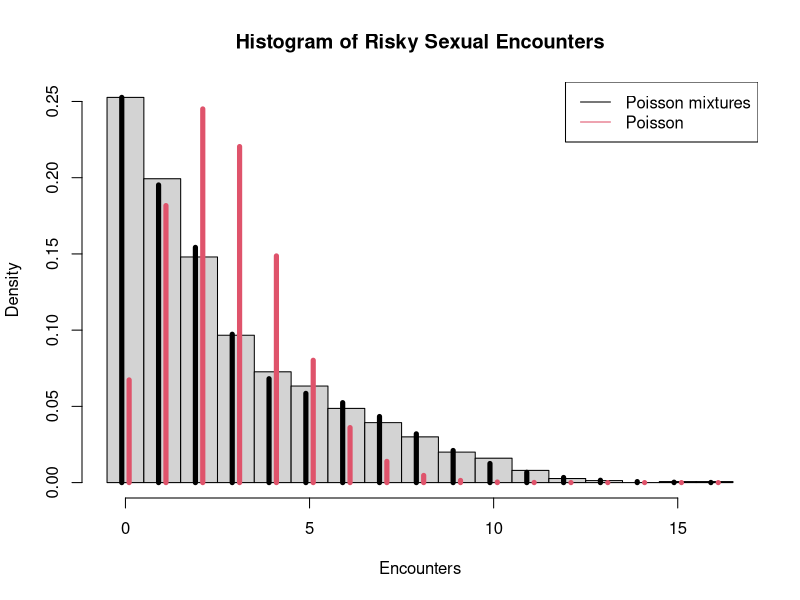
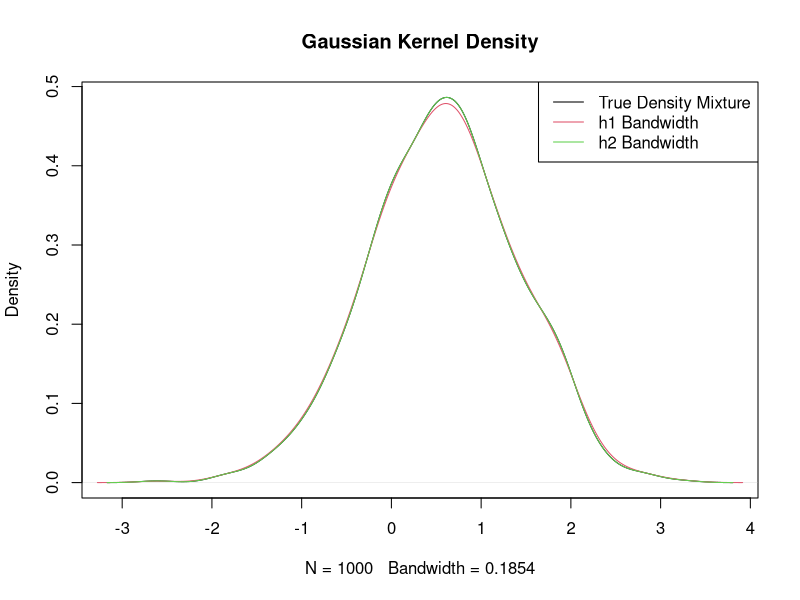
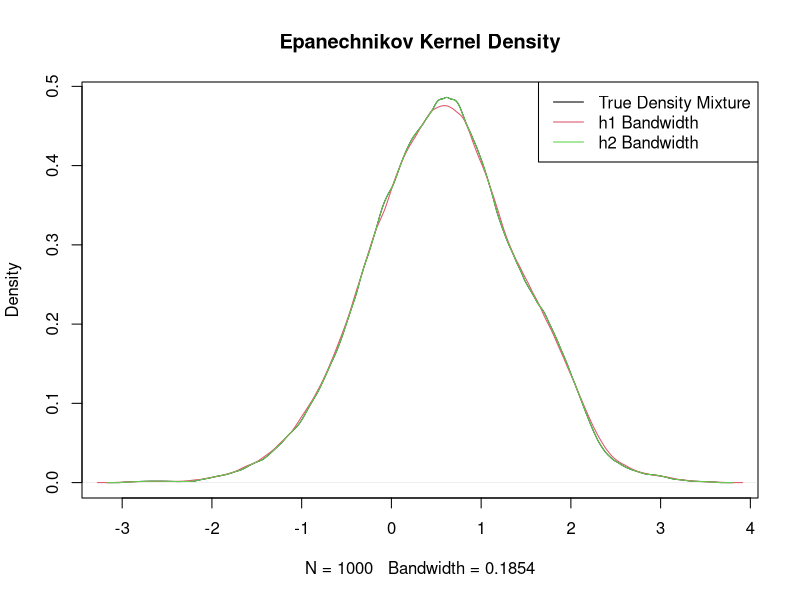
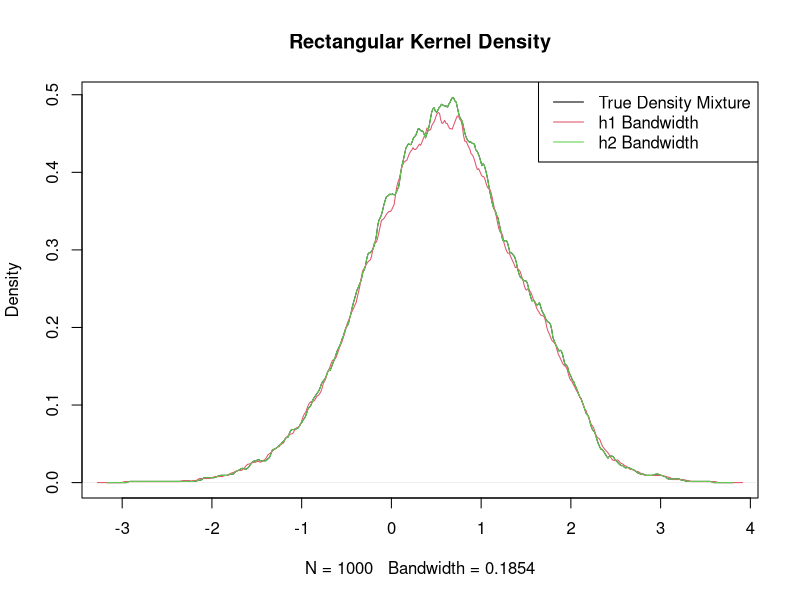
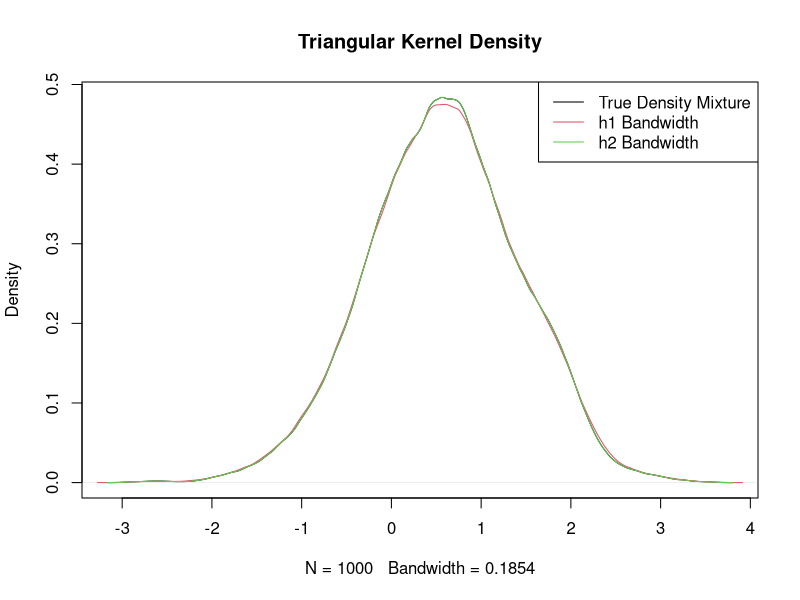

The R script that drew these images, in order:
## ---- chunk 1
knitr::opts_chunk$set(echo = TRUE)
## ---- chunk 2
set.seed(475)
#initialize variables
data = data.frame(enc=0:16,
               freq=c(379,299,222,145,109,95,73,59,45,30,24,12,4,2,0,1,1))
N = sum(data$freq)
y = rep(data$enc,data$freq)
alpha = 0.5
beta = 0.8
mu = 2
lambda = 15
param = c(alpha,beta,mu,lambda)
tol = 1e-10
tol.cur = 100
time = 0
i = 0:16

#EM Algorithm
while(tol.cur > tol){
  pi = (beta*exp(-mu)*mu^i) + ((1-alpha-beta)*exp(-lambda)*lambda^i)
  pi[1] = pi[1] + alpha
  z.stat = alpha/(pi[1])
  t.stat = (beta*(mu^i)*exp(-mu))/pi
  p.stat = ((1-alpha-beta)*exp(-lambda)*lambda^i)/pi
  alpha = (data$freq[1]*z.stat)/N
  beta = sum(data$freq*t.stat)/N
  mu = sum(i*data$freq*t.stat)/sum(data$freq*t.stat)
  lambda = sum(i*data$freq*p.stat)/sum(data$freq*p.stat)
  new.param = c(alpha,beta,mu,lambda)
  tol.cur = sum(abs(new.param-param))
  param = new.param
  time = time + 1
}
param

hist(rep(data$enc,data$freq),breaks=-0.5+c(0:17),freq=F,main = "Histogram of Risky Sexual Encounters",xlab = "Encounters")
#hist(y,freq=F)
z = 0:16
prob = (beta*exp(-mu)*mu^z + (1-alpha-beta)*exp(-lambda)*lambda^z)/(factorial(z))
prob[1] = prob[1]+alpha
for(i in 1:length(z)){
  lines(c(z[i]-0.1,z[i]-0.1),c(0,prob[i]),lwd=5,col=1)
}

pois.hat = mean(y)

for(i in 1:length(z)){
  lines(c(z[i]+0.1,z[i]+0.1),c(0,dpois(z[i],pois.hat)),lwd=5,col=2)
}

legend("topright",c("Poisson mixtures","Poisson"),lty=1,col=1:2)

#standard error
#Use log likelihood at theta.hat values (i.e. new parameter values)

#pairwise correlation
cor(x = param, y = param, use = "pairwise.complete.obs")
## ---- chunk 3
set.seed(575)
#initialize variables
data = data.frame(enc=0:16,
               freq=c(379,299,222,145,109,95,73,59,45,30,24,12,4,2,0,1,1))
N = sum(data$freq)
y = rep(data$enc,data$freq)
reject <- 0
alpha = rep(0,N)
beta = rep(0,N)
mu = rep(0,N)
lambda = rep(0,N)

#FUNCTIONS and algorithm components
alpha.prior <- function(alpha){return(alpha)}
beta.prior <- function(beta){return(beta)}
mu.prior <- function(mu){return(mu)}
lambda.prior <- function(lambda){return(lambda)}
likelihood <- function(alpha,beta,mu,lambda,x){
  for(i in 1:length(x$enc)){
    l <- 0
    if(x$enc[i] == 0){
      l = l + x$freq[i]*(alpha + (beta*exp(-mu)*mu^i) + ((1-alpha-beta)*exp(-lambda)*lambda^i))
    }
    else{
      l = l + x$freq[i]*((beta*exp(-mu)*mu^i) + ((1-alpha-beta)*exp(-lambda)*lambda^i))/factorial(i)
    }
  }
  return(l)
}
log.likelihood <- function(alpha,beta,mu,lambda,x){
  for(i in 1:length(x$enc)){
    l <- 0
    if(x$enc[i] == 0){
      l = l + x$freq[i]*log(alpha + (beta*exp(-mu)*mu^i) + ((1-alpha-beta)*exp(-lambda)*lambda^i))
    }
    else{
      l = l + x$freq[i]*log((beta*exp(-mu)*mu^i) + ((1-alpha-beta)*exp(-lambda)*lambda^i)) - log(factorial(i))
    }
  }
  return(l)
}

alpha[1] <- 0.8 #initial alpha value
beta[1] <- 0.7 #initial alpha value
mu[1] <- 2 #initial alpha value
lambda[1] <- 10 #initial alpha value
sigma <- 2

for(i in 2:N){
  U <- runif(N,0,1)
  alpha.previous <- alpha[i-1]
  beta.previous <- beta[i-1]
  mu.previous <- mu[i-1]
  lambda.previous <- lambda[i-1]
  alpha.prime <- rnorm(1,alpha.previous,sigma)
  beta.prime <- rnorm(1,beta.previous,sigma)
  mu.prime <- rnorm(1,mu.previous,sigma)
  lambda.prime <- rnorm(1,lambda.previous,sigma)
  
  num <- likelihood(alpha.prime,beta.prime,mu.prime,lambda.prime,data)
  dem <- likelihood(alpha.previous,beta.previous,mu.previous,lambda.previous,data)
  
  if(U[i] < num/dem){
    alpha[i] <- alpha.prime
    beta[i] <- beta.prime
    mu[i] <- mu.prime
    lambda[i] <- lambda.prime
  }
  else{
    alpha[i] <- alpha.previous
    beta[i] <- beta.previous
    mu[i] <- mu.previous
    lambda[i] <- lambda.previous
    reject = reject + 1
  }
}
print("Rejection Rate:")
100*(reject/N)

## ---- chunk 4
set.seed(775)
n <- 1000 #sample size
mix <- 0.8*rnorm(n,0,1) + 0.2*rnorm(n,3,1)

h1 <- 1.06*(n^(-1/5))*sd(mix)
h2 <- 0.9*(n^(-1/5))*min(sd(mix),(IQR(mix))/1.34)
k.gauss <- function(t){return((1/sqrt(2*pi))*-0.5*t^2)}

plot(density(mix),col = 1,main = "Gaussian Kernel Density") #true density estimate
lines(density(mix, bw = h1, kernel = "gaussian"),col = 2)
lines(density(mix, bw =h2, kernel = "gaussian"),col = 3)
legend("topright",c("True Density Mixture","h1 Bandwidth","h2 Bandwidth"),lty=1,col=1:3)

#part b
plot(density(mix, kernel = "epanechnikov"),col = 1,main = "Epanechnikov Kernel Density") #true density estimate
lines(density(mix, bw = h1, kernel = "epanechnikov"),col = 2)
lines(density(mix, bw =h2, kernel = "epanechnikov"),col = 3)
legend("topright",c("True Density Mixture","h1 Bandwidth","h2 Bandwidth"),lty=1,col=1:3)

plot(density(mix, kernel = "rectangular"),col = 1,main = "Rectangular Kernel Density") #true density estimate
lines(density(mix, bw = h1, kernel = "rectangular"),col = 2)
lines(density(mix, bw =h2, kernel = "rectangular"),col = 3)
legend("topright",c("True Density Mixture","h1 Bandwidth","h2 Bandwidth"),lty=1,col=1:3)

plot(density(mix, kernel = "triangular"),col = 1,main = "Triangular Kernel Density") #true density estimate
lines(density(mix, bw = h1, kernel = "triangular"),col = 2)
lines(density(mix, bw =h2, kernel = "triangular"),col = 3)
legend("topright",c("True Density Mixture","h1 Bandwidth","h2 Bandwidth"),lty=1,col=1:3)

